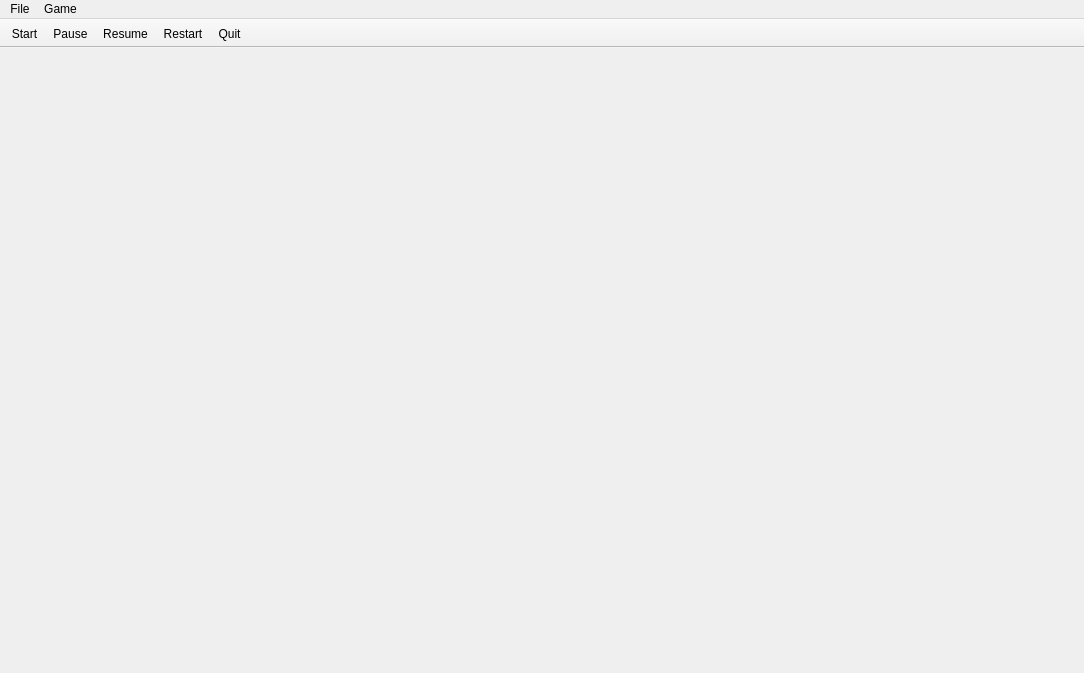
<?xml version="1.0" encoding="UTF-8"?>
<ui version="4.0">
 <class>SnakeMainWindow</class>
 <widget class="QMainWindow" name="SnakeMainWindow">
  <property name="windowModality">
   <enum>Qt::NonModal</enum>
  </property>
  <property name="enabled">
   <bool>true</bool>
  </property>
  <property name="geometry">
   <rect>
    <x>0</x>
    <y>0</y>
    <width>1084</width>
    <height>673</height>
   </rect>
  </property>
  <property name="windowTitle">
   <string>SnakeMainWindow</string>
  </property>
  <widget class="QWidget" name="centralwidget"/>
  <widget class="QMenuBar" name="menubar">
   <property name="geometry">
    <rect>
     <x>0</x>
     <y>0</y>
     <width>1084</width>
     <height>23</height>
    </rect>
   </property>
   <widget class="QMenu" name="menu">
    <property name="title">
     <string>File</string>
    </property>
    <addaction name="actionSaveGame"/>
    <addaction name="actionLoadGame"/>
   </widget>
   <widget class="QMenu" name="menuGame">
    <property name="title">
     <string>Game</string>
    </property>
    <addaction name="action_Start"/>
    <addaction name="actionPAUSE"/>
    <addaction name="actionRESUME"/>
    <addaction name="actionRESTART"/>
    <addaction name="actionQUIT"/>
   </widget>
   <addaction name="menu"/>
   <addaction name="menuGame"/>
  </widget>
  <widget class="QToolBar" name="toolBar">
   <property name="windowTitle">
    <string>toolBar</string>
   </property>
   <property name="movable">
    <bool>false</bool>
   </property>
   <property name="toolButtonStyle">
    <enum>Qt::ToolButtonTextOnly</enum>
   </property>
   <attribute name="toolBarArea">
    <enum>TopToolBarArea</enum>
   </attribute>
   <attribute name="toolBarBreak">
    <bool>false</bool>
   </attribute>
   <addaction name="action_Start"/>
   <addaction name="actionPAUSE"/>
   <addaction name="actionRESUME"/>
   <addaction name="actionRESTART"/>
   <addaction name="actionQUIT"/>
  </widget>
  <action name="action_Start">
   <property name="checkable">
    <bool>false</bool>
   </property>
   <property name="checked">
    <bool>false</bool>
   </property>
   <property name="enabled">
    <bool>true</bool>
   </property>
   <property name="text">
    <string>Start</string>
   </property>
  </action>
  <action name="actionSaveGame">
   <property name="text">
    <string>SaveGame</string>
   </property>
  </action>
  <action name="actionLoadGame">
   <property name="text">
    <string>LoadGame</string>
   </property>
  </action>
  <action name="actionPAUSE">
   <property name="text">
    <string>Pause</string>
   </property>
  </action>
  <action name="actionRESUME">
   <property name="text">
    <string>Resume</string>
   </property>
  </action>
  <action name="actionRESTART">
   <property name="text">
    <string>Restart</string>
   </property>
  </action>
  <action name="actionQUIT">
   <property name="enabled">
    <bool>true</bool>
   </property>
   <property name="text">
    <string>Quit</string>
   </property>
  </action>
 </widget>
 <resources/>
 <connections/>
</ui>
